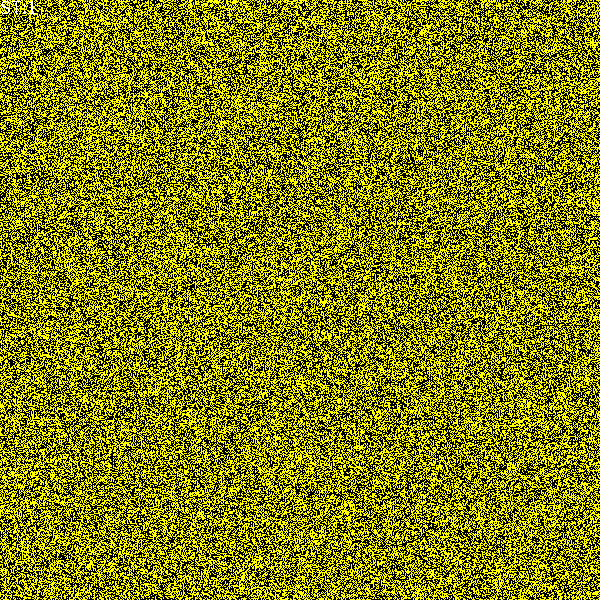
Frame 1 (no input)
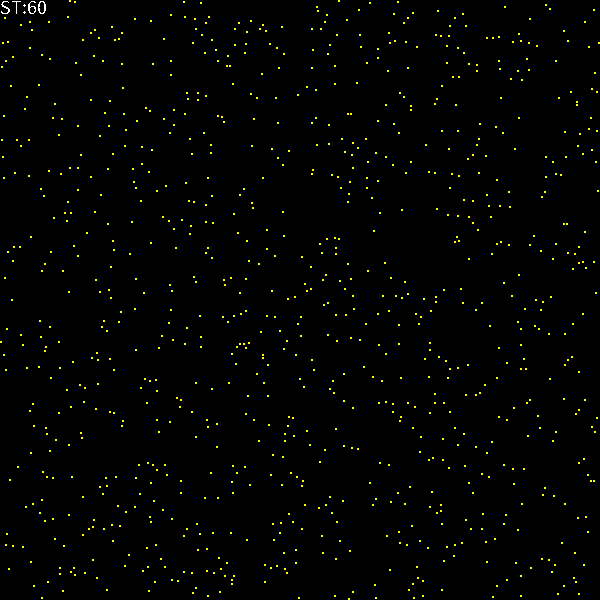
Frame 60 (the mouse pressed at the canvas centre just before this capture)
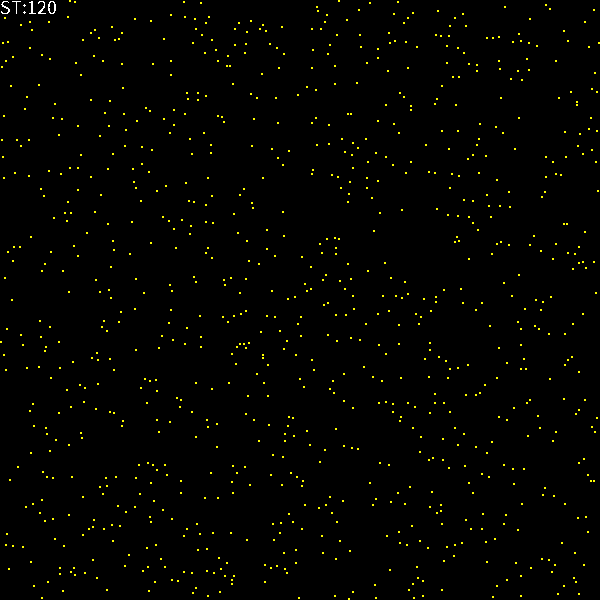
Frame 120 (the mouse held since frame 60 and released just before this capture)

The Processing sketch that drew these frames (run headless with seeded random() and noise(); from frame 60 on, the mouse is pressed at the canvas centre):

// Processing sketch: asynchronic2D_nonMoore
// ── asynchronic2D_nonMoore.pde
// "Not too many neighbors": 
// Two-dimensional, Moore, asynchronous cellular automaton
////////////////////////////////////////////////////////////////////////////////////

final int Opt=3;//How many neighbors allowed?
final int WorldSide=600;//Side lenght of simulation world (square)
final float Dens=0.5;//.01;//Initial density in the lattice World
//final boolean withMoore=true;//neighborhood with the corners of the square

int[][] World=new int[WorldSide][WorldSide];//2 dimensional array <=> "matrix" or "lattice" 
                                            
int FR=100;//desired simulation speed

void setup()
{
 size(600,600); //squre canvas
 noSmooth();    //much faster drawing
 frameRate(FR);
  
 if(Dens>0) //initialisation
  {
   for(int i=0;i<WorldSide;i++) 
    for(int j=0;j<WorldSide;j++) 
      if(random(1.0)<Dens)
        World[i][j]=1;
  }
  else
  {
    World[WorldSide/2][WorldSide/2]=1;
  }
}

void visualisation()
{
   for(int i=0;i<WorldSide;i++)
    for(int j=0;j<WorldSide;j++) 
    {                      
      switch(World[i][j]){ 
      case 1:stroke(255,255,0);break;//Yellow
      case 0:stroke(0,0,0);break;
      default: stroke(255,0,0);//"emergency color" - RED
      break;
      } 
      point(i,j);
    }
}

int t=0;
void draw()
{  
  visualisation();
  
  // Monte Carlo step
  int N=WorldSide*WorldSide;
  for(int a=0;a<N;a++)
  {
       //Losowanie agenta 
       int i=(int)random(WorldSide);
       int j=(int)random(WorldSide);
       
       //Rule: "Not too many neighbors"
       int right = (i+1) % WorldSide;      
       int left  = (WorldSide+i-1) % WorldSide;
       int dw=(j+1) % WorldSide;   
       int up=(WorldSide+j-1) % WorldSide;
       
       int sum =  World[left][j]
                + World[right][j]
                + World[i][up]
                + World[i][dw]  
                + //(withMoore ?   // with corners:
                  World[left][up]
                + World[right][up]
                + World[left][dw]
                + World[right][dw] 
                 //  : 0 ) 
                ;//sum of living neighbors 
                //= sum of states of neighbors (states 0 and 1 only)
      
        //Implementation of the rule
        if(sum==Opt)
             World[i][j]=1;
        else
             World[i][j]=0;
   }
      
   t++;//next step
   textSize(20);textAlign(LEFT,TOP);text("ST:"+t,0,0);
}

//https://github.com/borkowsk/bookProcessingEN/tree/main/08_2D_cellular/asynchronic
